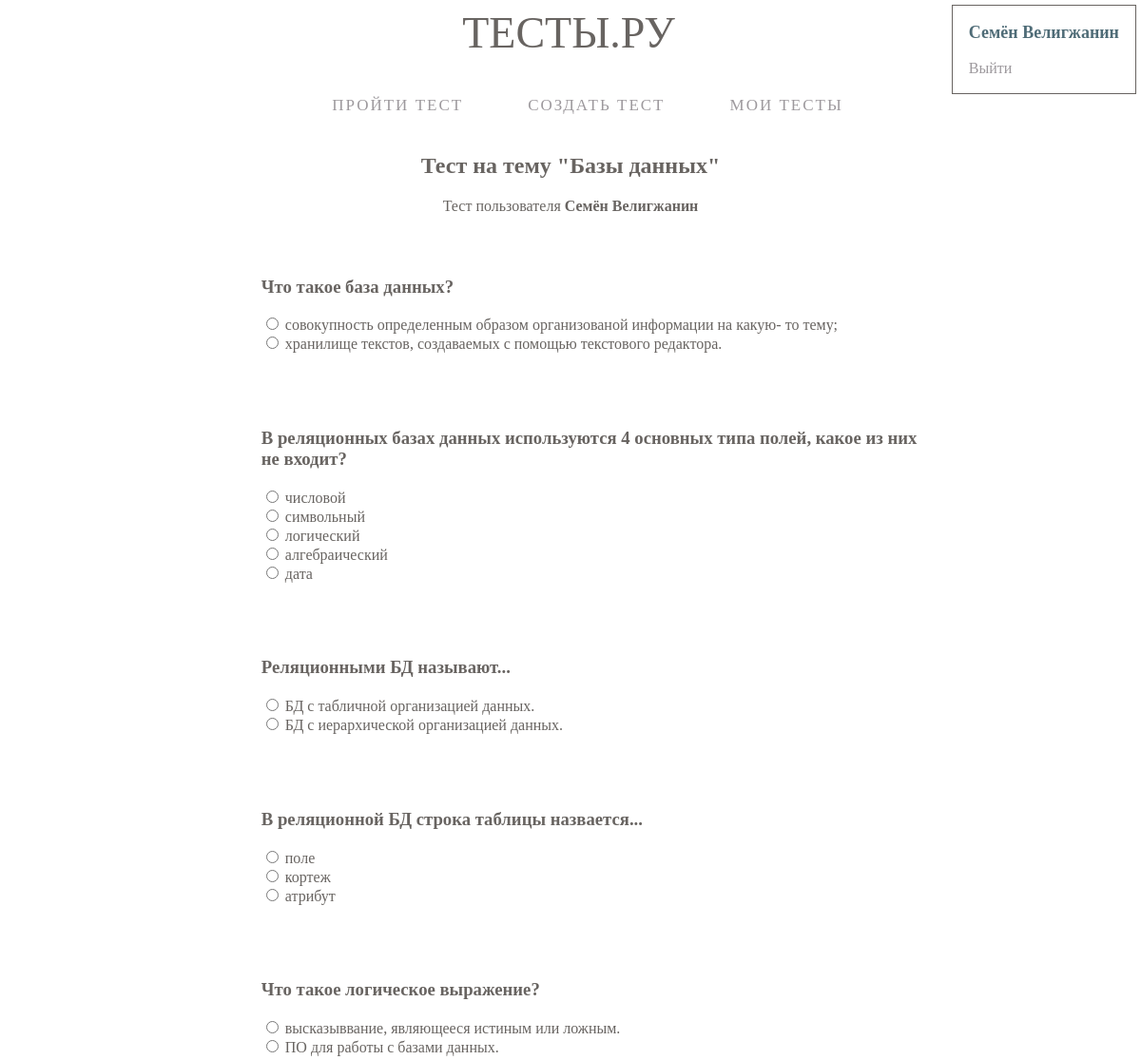
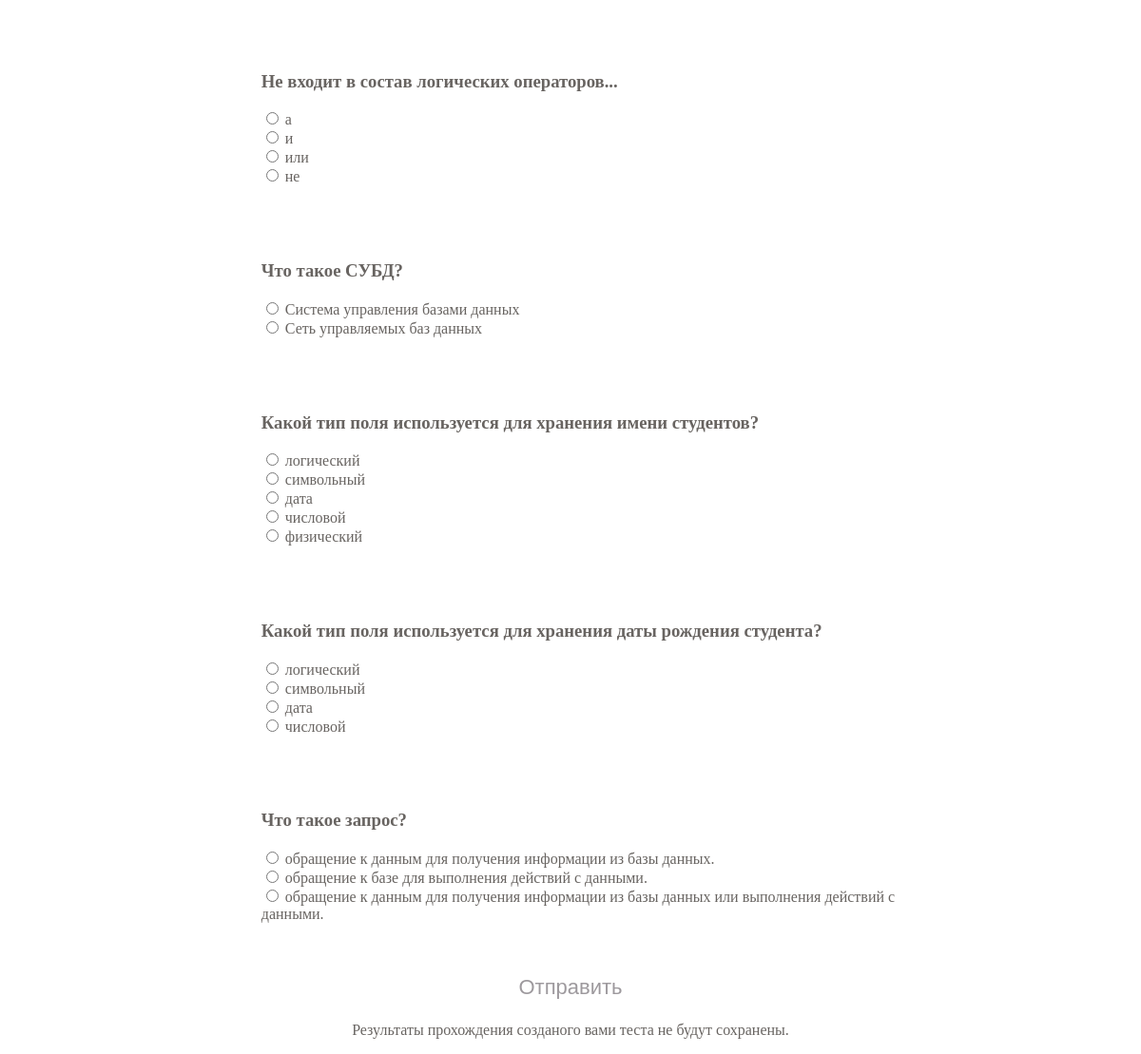
The app's page /test/1/ (signed in) with its own data (2 pictures, top to bottom).
### tables this page shows
CREATE TABLE user
(
    user_id  INTEGER not null
        primary key autoincrement
        unique,
    name     TEXT,
    password TEXT
);

CREATE TABLE test
(
    test_id   INTEGER not null
        primary key autoincrement,
    user_id   INTEGER not null
        constraint lnk_user_test
            references user,
    test_name TEXT
);

CREATE TABLE test_question
(
    test_question_id INTEGER not null
        primary key autoincrement,
    test_id          INTEGER not null
        constraint lnk_test_test_question
            references test,
    question_text    TEXT
);

CREATE TABLE test_answer
(
    test_answer_id   INTEGER not null
        primary key autoincrement,
    test_question_id INTEGER not null
        constraint lnk_test_question_test_answer
            references test_question,
    answer_text      TEXT
);

### app/routes.py (the view)
@app.route('/test/<int:test_id>/')
def test(test_id):
    if not check_user():
        return redirect(url_for('login', locate='test', test_id=test_id))
    test_name = db.get_test_name_by_id(test_id)
    if test_name is None:
        return render_template('base.html')
    questions = db.get_question_by_test_id(test_id)
    user_name = db.user_name_by_test_id(test_id)
    return render_template('test.html', questions=questions, test_name=test_name,
                           user_name=user_name, test_id=test_id, user=db.get_user_name_by_id(session['user_id']))

### app/database.py (called while the page is built)
def sql_exec(sql: str):
    connection = sqlite3.connect('form.sqlite')
    cursor = connection.cursor()
    result = cursor.execute(sql)
    connection.commit()
    return result

def get_question_by_test_id(test_id: int) -> list:
    test = []
    for n, (test_question_id, question_text,) in enumerate(sql_exec(f"""
        SELECT test_question_id, question_text
        FROM test_question
        WHERE test_id={test_id}
        ORDER BY test_question_id
    """)):
        question = {"n": n, 'id': test_question_id,
                    "text": question_text, "answers": []}
        for (answer, id) in sql_exec(f"""
            SELECT answer_text, test_answer_id
            FROM test_answer
            WHERE test_question_id = {test_question_id}
        """):
            question["answers"].append({'text': answer, 'id': id})
        test.append(question)
    return test

def get_test_name_by_id(test_id: int) -> str:
    for (name,) in sql_exec(f"SELECT test_name FROM test WHERE test_id = {test_id}"):
        return name

def user_name_by_test_id(test_id: int) -> str:
    for (name,) in sql_exec(f"SELECT user.name FROM user"
                         f" JOIN test ON user.user_id = test.user_id WHERE test_id='{test_id}'"):
        return name

def get_user_name_by_id(user_id) -> str:
    for (name,) in sql_exec(f"""
        SELECT name FROM user WHERE user_id='{user_id}'
    """):
        return name

### app/routes.py (called while the page is built)
def check_user():
    return "user_id" in session

### app/templates/test.html (shortened to what this page needs)
{% extends "base.html" %}
{% block content %}
<div id="test-header">
    <h2>{{ test_name }}</h2>
    <p>Тест пользователя <b>{{user_name}}</b></p>
</div>
<form action="{{ url_for('save') }}" id="test-form" method="post" name="q">
    {% for question in questions %}
    <div class="question">
        <h3>{{ question.text }}</h3>
        {% for answer in question.answers %}
        <input name="radio {{question.id}}" type="radio" value="{{answer.id}}">
        <label>{{ answer.text }}</label>
        <br>
        {% endfor %}
    </div>
    {% endfor %}
    <br>
    <button type="submit">Отправить</button>
    <p>Результаты прохождения созданого вами теста не будут сохранены.</p>
</form>
{% endblock %}

### app/templates/base.html (shortened to what this page needs)
<!DOCTYPE html>
<html lang="en">
<head>
    <link href="{{url_for('static', filename='style.css')}}" rel="stylesheet">
</head>
<body>
<div id="user">
    {% if user %}
    <p><b>{{user}}</b></p>
    <a href="{{url_for('logout')}}">Выйти</a>
    {% else %}
    <a href="{{url_for('login', locate='profile')}}">Войти</a>
    {% endif %}
</div>
<div id="header">ТЕСТЫ.РУ</div>
<ul class="menu-main">
    <li><a href="/">Пройти тест</a></li>
    <li><a href="/create/">Создать тест</a></li>
    <li><a href="/profile/">Мои тесты</a></li>
</ul>
<div id="base">
    {% block content %}{% endblock %}
</div>
</body>
</html>

### app/static/style.css (style rules this page uses)
#base { width: 60%; margin: 0 auto; }
#header { text-align: center; margin: 0 34px 0 30px; font-size: 46px; color: #686461; }
.menu-main { list-style: none; margin: 40px 0 5px; text-align: center; background: white; }
.menu-main li { display: inline-block; }
.menu-main li:last-child:after { content: none; }
.menu-main a { text-decoration: none; letter-spacing: 2px; position: relative; padding-bottom: 20px; margin: 0 34px 0 30px; font-size: 17px; text-transform: uppercase; display: inline-block; transition: color .1s; }
.menu-main a, .menu-main a:visited { color: #9d999d; }
#user { position: absolute; top: 10px; right: 10px; }
.question { position: relative; width: 700px; margin: auto; padding: 30px; }
#user { position: fixed; top: 5px; right: 5px; padding-right: 17px; padding-left: 17px; padding-bottom: 17px; border: 1px solid #686461; }
#user p { color: #4F6C77; font-size: 18px; }
#user a { text-decoration: none; color: #9d999d; }
#test-header { text-align: center; color: #686461; }
#test-form button { width: 100%; background: transparent; font-size: 22px; text-align: center; border: none; color: #9d999d; padding: 7px; }
#test-form p { text-align: center; color: #686461; }
.question h3, .question label { color: #686461; }

### records on screen
user: name "Семён Велигжанин"
test: test_name "Тест на тему \"Базы данных\""
test_question: text "Что такое база данных?"
test_answer: text "совокупность определенным образом организованой информации на какую- то тему;"
test_answer: text "хранилище текстов, создаваемых с помощью текстового редактора."
test_question: text "В реляционных базах данных используются 4 основных типа полей, какое из них не входит?"
test_answer: text "числовой"
test_answer: text "символьный"
test_answer: text "логический"
test_answer: text "алгебраический"
test_answer: text "дата"
test_question: text "Реляционными БД называют..."
test_answer: text "БД с табличной организацией данных."
test_answer: text "БД с иерархической организацией данных."
test_question: text "В реляционной БД строка таблицы назвается..."
test_answer: text "поле"
test_answer: text "кортеж"
test_answer: text "атрибут"
test_question: text "Что такое логическое выражение?"
test_answer: text "высказыввание, являющееся истиным или ложным."
test_answer: text "ПО для работы с базами данных."
test_question: text "Не входит в состав логических операторов...", text "а" "и"
test_answer: text "или"
test_answer: text "не"
test_question: text "Что такое СУБД?"
test_answer: text "Система управления базами данных"
test_answer: text "Сеть управляемых баз данных"
test_question: text "Какой тип поля используется для хранения имени студентов?"
test_answer: text "логический"
test_answer: text "символьный"
test_answer: text "дата"
test_answer: text "числовой"
test_answer: text "физический"
test_question: text "Какой тип поля используется для хранения даты рождения студента?"
test_answer: text "логический"
test_answer: text "символьный"
test_answer: text "дата"
test_answer: text "числовой"
test_question: text "Что такое запрос?"
test_answer: text "обращение к данным для получения информации из базы данных."
test_answer: text "обращение к базе для выполнения действий с данными."
test_answer: text "обращение к данным для получения информации из базы данных или выполнения действий с данными."
